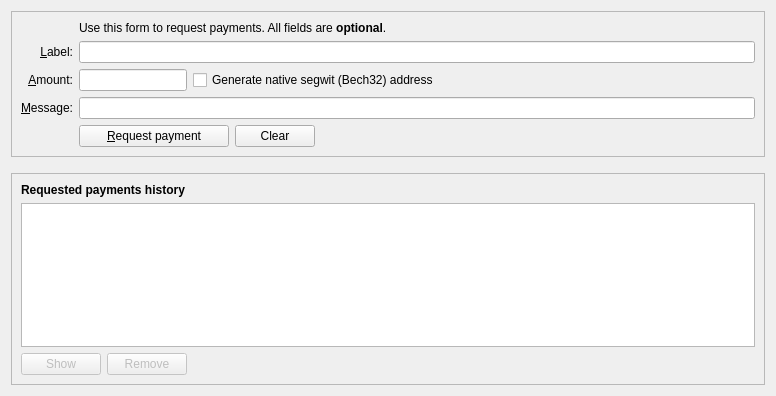
<?xml version="1.0" encoding="UTF-8"?>
<ui version="4.0">
 <class>ReceiveCoinsDialog</class>
 <widget class="QWidget" name="ReceiveCoinsDialog">
  <property name="geometry">
   <rect>
    <x>0</x>
    <y>0</y>
    <width>776</width>
    <height>396</height>
   </rect>
  </property>
  <layout class="QVBoxLayout" name="verticalLayout" stretch="0,0,1">
   <item>
    <widget class="QFrame" name="frame2">
     <property name="sizePolicy">
      <sizepolicy hsizetype="Preferred" vsizetype="Expanding">
       <horstretch>0</horstretch>
       <verstretch>0</verstretch>
      </sizepolicy>
     </property>
     <property name="frameShape">
      <enum>QFrame::StyledPanel</enum>
     </property>
     <property name="frameShadow">
      <enum>QFrame::Sunken</enum>
     </property>
     <layout class="QVBoxLayout" name="verticalLayout_3">
      <item>
       <layout class="QGridLayout" name="gridLayout">
        <item row="5" column="0">
         <widget class="QLabel" name="label">
          <property name="toolTip">
           <string>An optional amount to request. Leave this empty or zero to not request a specific amount.</string>
          </property>
          <property name="text">
           <string>&amp;Amount:</string>
          </property>
          <property name="alignment">
           <set>Qt::AlignRight|Qt::AlignTrailing|Qt::AlignVCenter</set>
          </property>
          <property name="buddy">
           <cstring>reqAmount</cstring>
          </property>
         </widget>
        </item>
        <item row="6" column="0">
         <widget class="QLabel" name="label_3">
          <property name="toolTip">
           <string>An optional message to attach to the payment request, which will be displayed when the request is opened. Note: The message will not be sent with the payment over the Bikcoin network.</string>
          </property>
          <property name="text">
           <string>&amp;Message:</string>
          </property>
          <property name="alignment">
           <set>Qt::AlignRight|Qt::AlignTrailing|Qt::AlignVCenter</set>
          </property>
          <property name="buddy">
           <cstring>reqMessage</cstring>
          </property>
         </widget>
        </item>
        <item row="4" column="2">
         <widget class="QLineEdit" name="reqLabel">
          <property name="toolTip">
           <string>An optional label to associate with the new receiving address.</string>
          </property>
         </widget>
        </item>
        <item row="2" column="2">
         <widget class="QLabel" name="label_5">
          <property name="text">
           <string>Use this form to request payments. All fields are &lt;b&gt;optional&lt;/b&gt;.</string>
          </property>
         </widget>
        </item>
        <item row="4" column="0">
         <widget class="QLabel" name="label_2">
          <property name="toolTip">
           <string>An optional label to associate with the new receiving address.</string>
          </property>
          <property name="text">
           <string>&amp;Label:</string>
          </property>
          <property name="alignment">
           <set>Qt::AlignRight|Qt::AlignTrailing|Qt::AlignVCenter</set>
          </property>
          <property name="buddy">
           <cstring>reqLabel</cstring>
          </property>
         </widget>
        </item>
        <item row="6" column="2">
         <widget class="QLineEdit" name="reqMessage">
          <property name="toolTip">
           <string>An optional message to attach to the payment request, which will be displayed when the request is opened. Note: The message will not be sent with the payment over the Bikcoin network.</string>
          </property>
         </widget>
        </item>
        <item row="7" column="2">
         <layout class="QHBoxLayout" name="horizontalLayout">
          <item>
           <widget class="QPushButton" name="receiveButton">
            <property name="minimumSize">
             <size>
              <width>150</width>
              <height>0</height>
             </size>
            </property>
            <property name="text">
             <string>&amp;Request payment</string>
            </property>
            <property name="icon">
             <iconset resource="../bikcoin.qrc">
              <normaloff>:/icons/receiving_addresses</normaloff>:/icons/receiving_addresses</iconset>
            </property>
           </widget>
          </item>
          <item>
           <widget class="QPushButton" name="clearButton">
            <property name="sizePolicy">
             <sizepolicy hsizetype="Minimum" vsizetype="Fixed">
              <horstretch>0</horstretch>
              <verstretch>0</verstretch>
             </sizepolicy>
            </property>
            <property name="toolTip">
             <string>Clear all fields of the form.</string>
            </property>
            <property name="text">
             <string>Clear</string>
            </property>
            <property name="icon">
             <iconset resource="../bikcoin.qrc">
              <normaloff>:/icons/remove</normaloff>:/icons/remove</iconset>
            </property>
            <property name="autoDefault">
             <bool>false</bool>
            </property>
           </widget>
          </item>
          <item>
           <spacer name="horizontalSpacer">
            <property name="orientation">
             <enum>Qt::Horizontal</enum>
            </property>
            <property name="sizeHint" stdset="0">
             <size>
              <width>40</width>
              <height>20</height>
             </size>
            </property>
           </spacer>
          </item>
         </layout>
        </item>
        <item row="7" column="0">
         <widget class="QLabel" name="label_7">
          <property name="text">
           <string/>
          </property>
         </widget>
        </item>
        <item row="5" column="2">
         <layout class="QHBoxLayout" name="horizontalLayout_6">
          <item>
           <widget class="BikcoinAmountField" name="reqAmount">
            <property name="sizePolicy">
             <sizepolicy hsizetype="Fixed" vsizetype="Fixed">
              <horstretch>0</horstretch>
              <verstretch>0</verstretch>
             </sizepolicy>
            </property>
            <property name="minimumSize">
             <size>
              <width>80</width>
              <height>0</height>
             </size>
            </property>
            <property name="maximumSize">
             <size>
              <width>1000</width>
              <height>100</height>
             </size>
            </property>
            <property name="toolTip">
             <string>An optional amount to request. Leave this empty or zero to not request a specific amount.</string>
            </property>
           </widget>
          </item>
          <item>
           <widget class="QCheckBox" name="useBech32">
            <property name="sizePolicy">
             <sizepolicy hsizetype="Fixed" vsizetype="Fixed">
              <horstretch>0</horstretch>
              <verstretch>0</verstretch>
             </sizepolicy>
            </property>
            <property name="maximumSize">
             <size>
              <width>1000</width>
              <height>16777215</height>
             </size>
            </property>
            <property name="focusPolicy">
             <enum>Qt::StrongFocus</enum>
            </property>
            <property name="toolTip">
             <string>Native segwit addresses (aka Bech32 or BIP-173) reduce your transaction fees later on and offer better protection against typos, but old wallets don't support them. When unchecked, an address compatible with older wallets will be created instead.</string>
            </property>
            <property name="text">
             <string>Generate native segwit (Bech32) address</string>
            </property>
           </widget>
          </item>
          <item>
           <spacer name="horizontalSpacer_3">
            <property name="orientation">
             <enum>Qt::Horizontal</enum>
            </property>
            <property name="sizeHint" stdset="0">
             <size>
              <width>0</width>
              <height>0</height>
             </size>
            </property>
           </spacer>
          </item>
         </layout>
        </item>
       </layout>
      </item>
     </layout>
    </widget>
   </item>
   <item>
    <spacer name="verticalSpacer_2">
     <property name="orientation">
      <enum>Qt::Vertical</enum>
     </property>
     <property name="sizeHint" stdset="0">
      <size>
       <width>20</width>
       <height>10</height>
      </size>
     </property>
    </spacer>
   </item>
   <item>
    <widget class="QFrame" name="frame">
     <property name="sizePolicy">
      <sizepolicy hsizetype="Preferred" vsizetype="Expanding">
       <horstretch>0</horstretch>
       <verstretch>0</verstretch>
      </sizepolicy>
     </property>
     <property name="frameShape">
      <enum>QFrame::StyledPanel</enum>
     </property>
     <property name="frameShadow">
      <enum>QFrame::Raised</enum>
     </property>
     <layout class="QVBoxLayout" name="verticalLayout_2">
      <item>
       <widget class="QLabel" name="label_6">
        <property name="font">
         <font>
          <weight>75</weight>
          <bold>true</bold>
         </font>
        </property>
        <property name="text">
         <string>Requested payments history</string>
        </property>
       </widget>
      </item>
      <item>
       <widget class="QTableView" name="recentRequestsView">
        <property name="contextMenuPolicy">
         <enum>Qt::CustomContextMenu</enum>
        </property>
        <property name="tabKeyNavigation">
         <bool>false</bool>
        </property>
        <property name="sortingEnabled">
         <bool>true</bool>
        </property>
       </widget>
      </item>
      <item>
       <layout class="QHBoxLayout" name="horizontalLayout_2">
        <item>
         <widget class="QPushButton" name="showRequestButton">
          <property name="enabled">
           <bool>false</bool>
          </property>
          <property name="toolTip">
           <string>Show the selected request (does the same as double clicking an entry)</string>
          </property>
          <property name="text">
           <string>Show</string>
          </property>
          <property name="icon">
           <iconset resource="../bikcoin.qrc">
            <normaloff>:/icons/edit</normaloff>:/icons/edit</iconset>
          </property>
          <property name="autoDefault">
           <bool>false</bool>
          </property>
         </widget>
        </item>
        <item>
         <widget class="QPushButton" name="removeRequestButton">
          <property name="enabled">
           <bool>false</bool>
          </property>
          <property name="toolTip">
           <string>Remove the selected entries from the list</string>
          </property>
          <property name="text">
           <string>Remove</string>
          </property>
          <property name="icon">
           <iconset resource="../bikcoin.qrc">
            <normaloff>:/icons/remove</normaloff>:/icons/remove</iconset>
          </property>
          <property name="autoDefault">
           <bool>false</bool>
          </property>
         </widget>
        </item>
        <item>
         <spacer name="horizontalSpacer_2">
          <property name="orientation">
           <enum>Qt::Horizontal</enum>
          </property>
          <property name="sizeHint" stdset="0">
           <size>
            <width>40</width>
            <height>20</height>
           </size>
          </property>
         </spacer>
        </item>
       </layout>
      </item>
     </layout>
    </widget>
   </item>
  </layout>
 </widget>
 <customwidgets>
  <customwidget>
   <class>BikcoinAmountField</class>
   <extends>QLineEdit</extends>
   <header>qt/bikcoinamountfield.h</header>
   <container>1</container>
  </customwidget>
 </customwidgets>
 <tabstops>
  <tabstop>reqLabel</tabstop>
  <tabstop>reqAmount</tabstop>
  <tabstop>useBech32</tabstop>
  <tabstop>reqMessage</tabstop>
  <tabstop>receiveButton</tabstop>
  <tabstop>clearButton</tabstop>
  <tabstop>recentRequestsView</tabstop>
  <tabstop>showRequestButton</tabstop>
  <tabstop>removeRequestButton</tabstop>
 </tabstops>
 <resources>
  <include location="../bikcoin.qrc"/>
 </resources>
 <connections/>
</ui>
